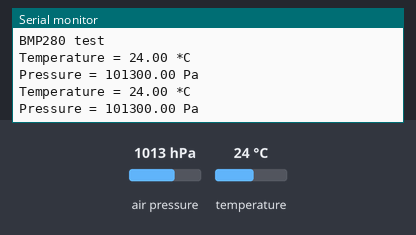
Simulated run of this sketch. Board: ESP32. Parts: the last lines printed to the serial monitor. The inputs (shaded band) are chosen by the test bench; at power-on: air pressure 1013 hPa, temperature 24 °C. WiFi joins after 1.5 s; servers stay silent unless stated.

Above: at 2.8 s.
2.9 s: air pressure set to 952 hPa
At 4.4 s:
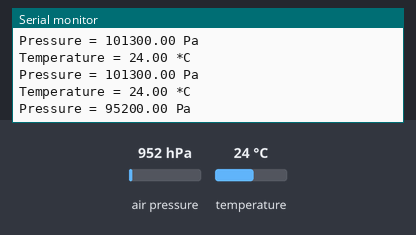
5.6 s: temperature set to 12 °C
At 7.2 s:
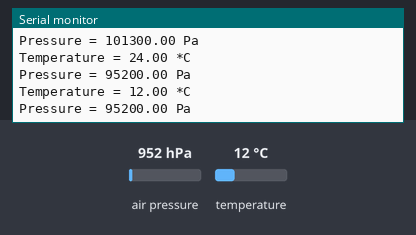
8.3 s: air pressure set to 975 hPa
At 10.5 s:
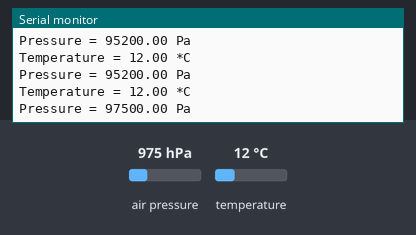
Timing chart, 0 to 12.0 s (numbered marks = the images above; inputs shaded):
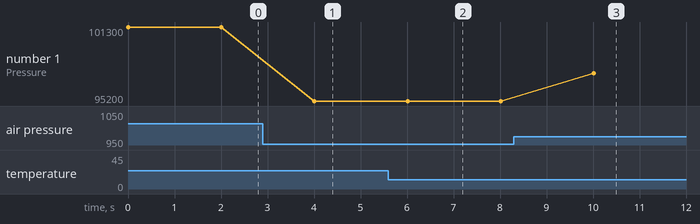

The sketch:

bmp280.ino
```cpp
// For BMP280
#include <Wire.h>
#include <SPI.h>
#include <WiFi.h>
#include <Adafruit_BMP280.h>

#define BMP_SCK  (13)
#define BMP_MISO (12)
#define BMP_MOSI (11)
#define BMP_CS   (10)

Adafruit_BMP280 bmp; // I2C
//Adafruit_BMP280 bmp(BMP_CS); // hardware SPI
//Adafruit_BMP280 bmp(BMP_CS, BMP_MOSI, BMP_MISO,  BMP_SCK);

// For UDP Packets
#include <WiFiUdp.h>
#include <ArduinoJson.h>
#define STASSID "JioFiber 1"
#define STAPSK "Dexiatoungjio"
WiFiUDP Udp;
char buffer[80];
const char* host = "192.168.29.212";
unsigned int udpPort = 8090;
const char* ssid     = STASSID;
const char* password = STAPSK;

void setup() {
  Serial.begin(115200);
  Serial.println(F("BMP280 test"));
  WiFi.begin(ssid, password);
  Udp.begin(udpPort);

  //if (!bmp.begin(BMP280_ADDRESS_ALT, BMP280_CHIPID)) {
  if (!bmp.begin()) {
    Serial.println(F("Could not find a valid BMP280 sensor, check wiring or "
                      "try a different address!"));
    while (1) delay(10);
  }

  /* Default settings from datasheet. */
  bmp.setSampling(Adafruit_BMP280::MODE_NORMAL,     /* Operating Mode. */
                  Adafruit_BMP280::SAMPLING_X2,     /* Temp. oversampling */
                  Adafruit_BMP280::SAMPLING_X16,    /* Pressure oversampling */
                  Adafruit_BMP280::FILTER_X16,      /* Filtering. */
                  Adafruit_BMP280::STANDBY_MS_500); /* Standby time. */

}

void loop() {
    DynamicJsonBuffer jBuffer;
    JsonObject& root = jBuffer.createObject();

    Serial.print(F("Temperature = "));
    float temp = 0;
    float pres = 0;

    temp = bmp.readTemperature();
    Serial.print(temp);
    Serial.println(" *C");
    root["temperature"] = temp;

    pres = bmp.readPressure();
    Serial.print(F("Pressure = "));
    Serial.print(pres);
    Serial.println(" Pa");
    root["pressure"] = pres;

//    Serial.print(F("Approx altitude = "));
//    Serial.print(bmp.readAltitude(1013.25)); /* Adjusted to local forecast! */
//    Serial.println(" m");

    // Send UDP packet
    Udp.beginPacket(host, udpPort);
    root.printTo(Udp);
    Udp.println();
    Udp.endPacket();

    Serial.println();
    delay(2000);
}
```

Measured:
- after the input at 2.9 s, the serial monitor: prints a new line after 1.1 s (image 1)
- after the input at 5.6 s, the serial monitor: prints a new line after 0.41 s (image 2)
- after the input at 8.3 s, the serial monitor: prints a new line after 1.7 s (image 3)
- plotted number 1: 101300 → 95200 after the input at 2.9 s, 95200 → 97500 after the input at 8.3 s
